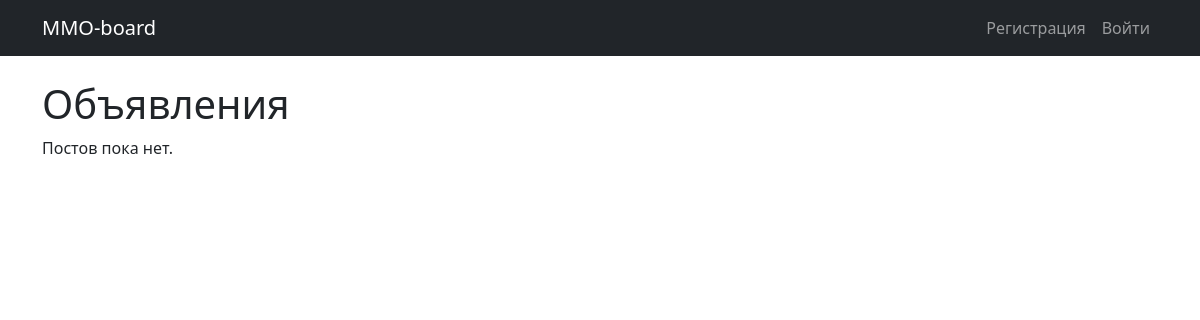
Before: / with the older database file.
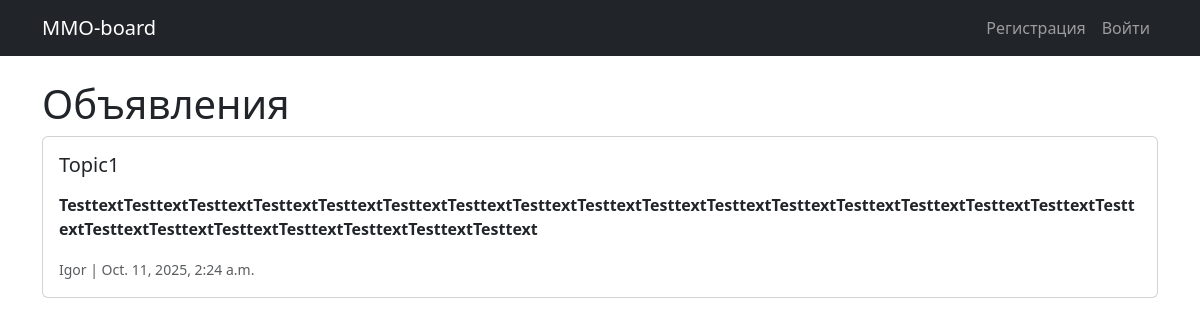
After: the same page with the newer database file.
### board/models.py (models this page shows, shortened)
class Post(models.Model):
    user = models.ForeignKey(settings.AUTH_USER_MODEL, on_delete=models.CASCADE)
    title = models.CharField(max_length=100)
    content = RichTextUploadingField()
    created_at = models.DateTimeField(auto_now_add=True)
    updated_at = models.DateTimeField(auto_now=True)
    category = models.ForeignKey(Category, on_delete=models.CASCADE, related_name='posts')
    class Meta:
        ordering = ['-created_at']
        indexes = [
            models.Index(fields=['-created_at']),
        ]

class CustomUser(AbstractUser):
    is_verified = models.BooleanField(default=False)
    confirmation_token = models.CharField(max_length=6, blank=True, null=True)
    token_created_at = models.DateTimeField(auto_now_add=True)

### board/views.py (the view)
# urls.py: path("", views.PostListView.as_view(), name="post_list"),
class PostListView(ListView):
    model = Post
    template_name = "board/post_list.html"
    context_object_name = "posts"
    paginate_by = 10

### board/templates/board/post_list.html (shortened to what this page needs)
{% extends "base.html" %}
{% block content %}
  <h1>Объявления</h1>
  {% for post in posts %}
    <div class="card mb-3">
      <div class="card-body">
        <h5 class="card-title">{{ post.title }}</h5>
        <p class="card-text">
          {{ post.content|safe }}
        </p>
        <p class="card-text"><small class="text-muted">{{ post.user.username }} | {{ post.created_at }}</small></p>
      </div>
    </div>
  {% empty %}
    <p>Постов пока нет.</p>
  {% endfor %}
{% endblock %}

Changed rows visible on the page:
added Post: title "Topic1", content "TesttextTesttextTesttextTesttextTesttextTesttextTesttextTesttextTesttextTesttextTesttextTesttextTesttextTesttextTesttextTesttextTesttextTesttextTesttextTesttextTesttextTesttextTesttextTesttext", user.username "Igor", created_at "Oct. 11, 2025, 2:24 a.m."
Other visible differences:
text no longer shown: "Постов пока нет."
